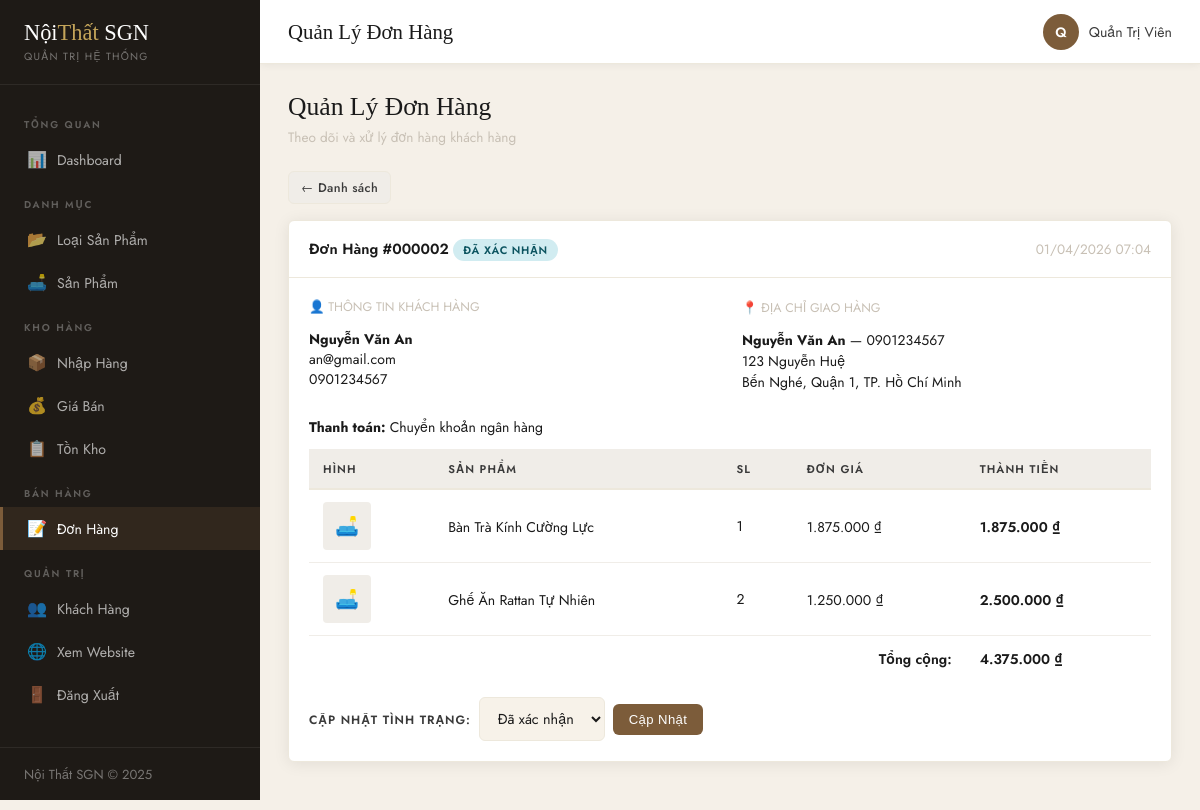
/admin/orders.php?view=2 (signed in), run on the app's committed database.
### tables this page shows
CREATE TABLE don_hang (
    ma_dh       INT AUTO_INCREMENT PRIMARY KEY,
    ma_kh       INT NOT NULL,
    ngay_dat    DATETIME DEFAULT CURRENT_TIMESTAMP,
    ho_ten_giao VARCHAR(100) NOT NULL,
    dien_thoai_giao VARCHAR(20),
    dia_chi_giao VARCHAR(255) NOT NULL,
    phuong_xa   VARCHAR(100),
    quan_huyen  VARCHAR(100),
    tinh_tp     VARCHAR(100),
    hinh_thuc_tt ENUM('tien_mat','chuyen_khoan','truc_tuyen') DEFAULT 'tien_mat',
    tong_tien   DECIMAL(15,2) DEFAULT 0,
    trang_thai  ENUM('moi_dat','da_xac_nhan','da_giao','da_huy') DEFAULT 'moi_dat',
    ghi_chu     TEXT,
    FOREIGN KEY (ma_kh) REFERENCES khach_hang(ma_kh)
);

CREATE TABLE khach_hang (
    ma_kh       INT AUTO_INCREMENT PRIMARY KEY,
    ho_ten      VARCHAR(100) NOT NULL,
    email       VARCHAR(150) NOT NULL UNIQUE,
    mat_khau    VARCHAR(255) NOT NULL,
    dien_thoai  VARCHAR(20),
    dia_chi     VARCHAR(255),
    phuong_xa   VARCHAR(100),
    quan_huyen  VARCHAR(100),
    tinh_tp     VARCHAR(100),
    trang_thai  TINYINT(1) DEFAULT 1 COMMENT '1=active, 0=khóa',
    created_at  DATETIME DEFAULT CURRENT_TIMESTAMP
);

CREATE TABLE chitiet_dh (
    id          INT AUTO_INCREMENT PRIMARY KEY,
    ma_dh       INT NOT NULL,
    ma_sp       INT NOT NULL,
    ten_sp      VARCHAR(200) NOT NULL,
    so_luong    INT NOT NULL DEFAULT 1,
    gia_ban     DECIMAL(15,2) NOT NULL,
    FOREIGN KEY (ma_dh) REFERENCES don_hang(ma_dh) ON DELETE CASCADE,
    FOREIGN KEY (ma_sp) REFERENCES san_pham(ma_sp)
);

### includes/functions.php (called while the page is built, shortened)
<?php
function trangThaiDH($status) {
    $map = [
        'moi_dat'     => ['label' => 'Mới đặt',     'class' => 'badge-warning'],
        'da_xac_nhan' => ['label' => 'Đã xác nhận', 'class' => 'badge-info'],
        'da_giao'     => ['label' => 'Đã giao',     'class' => 'badge-success'],
        'da_huy'      => ['label' => 'Đã hủy',      'class' => 'badge-danger'],
    ];
    return $map[$status] ?? ['label' => $status, 'class' => 'badge-secondary'];
}
function hinhThucTT($ht) {
    $map = [
        'tien_mat'    => 'Tiền mặt khi nhận hàng',
        'chuyen_khoan'=> 'Chuyển khoản ngân hàng',
        'truc_tuyen'  => 'Thanh toán trực tuyến',
    ];
    return $map[$ht] ?? $ht;
}

### admin/orders.php (the view, shortened to what this page needs)
<?php
require_once __DIR__ . '/includes/header.php';
$view = (int)($_GET['view'] ?? 0);
$order = null; $order_items = null; $order_kh = null;
if ($view) {
    $r = $conn->query("SELECT dh.*, kh.ho_ten, kh.email, kh.dien_thoai FROM don_hang dh JOIN khach_hang kh ON dh.ma_kh=kh.ma_kh WHERE dh.ma_dh=$view");
    if ($r->num_rows) {
        $order = $r->fetch_assoc();
        $order_items = $conn->query("SELECT cd.*, sp.hinh FROM chitiet_dh cd LEFT JOIN san_pham sp ON cd.ma_sp=sp.ma_sp WHERE cd.ma_dh=$view");
    }
}
$statuses = [
    'moi_dat'     => 'Mới đặt',
    'da_xac_nhan' => 'Đã xác nhận',
    'da_giao'     => 'Đã giao',
    'da_huy'      => 'Đã hủy',
];
?>
<div class="mb-20">
    <h2 class="page-title">Quản Lý Đơn Hàng</h2>
    <p class="page-sub">Theo dõi và xử lý đơn hàng khách hàng</p>
</div>
<?php if ($order): ?>
<div style="margin-bottom:16px;"><a href="<?= SITE_URL ?>/admin/orders.php" class="btn btn-secondary btn-sm">← Danh sách</a></div>
<div class="admin-card mb-20">
    <div class="admin-card-header">
        <h3>Đơn Hàng #<?= str_pad($order['ma_dh'],6,'0',STR_PAD_LEFT) ?>
            <?php $tt = trangThaiDH($order['trang_thai']); ?>
            <span class="badge <?= $tt['class'] ?>"><?= $tt['label'] ?></span>
        </h3>
        <span class="text-muted" style="font-size:0.85rem;"><?= date('d/m/Y H:i', strtotime($order['ngay_dat'])) ?></span>
    </div>
    <div class="admin-card-body">
        <div style="display:grid;grid-template-columns:1fr 1fr;gap:24px;margin-bottom:24px;">
            <div>
                <p class="form-hint mb-12">👤 THÔNG TIN KHÁCH HÀNG</p>
                <p><strong><?= htmlspecialchars($order['ho_ten']) ?></strong></p>
                <p><?= htmlspecialchars($order['email']) ?></p>
                <p><?= htmlspecialchars($order['dien_thoai']) ?></p>
            </div>
            <div>
                <p class="form-hint mb-12">📍 ĐỊA CHỈ GIAO HÀNG</p>
                <p><strong><?= htmlspecialchars($order['ho_ten_giao']) ?></strong> — <?= htmlspecialchars($order['dien_thoai_giao']??'') ?></p>
                <p><?= htmlspecialchars($order['dia_chi_giao']) ?></p>
                <p><?= htmlspecialchars($order['phuong_xa']??'') ?>, <?= htmlspecialchars($order['quan_huyen']??'') ?>, <?= htmlspecialchars($order['tinh_tp']??'') ?></p>
            </div>
        </div>
        <p class="mb-12"><strong>Thanh toán:</strong> <?= hinhThucTT($order['hinh_thuc_tt']) ?></p>
        <table class="data-table mb-16">
            <thead><tr><th>Hình</th><th>Sản phẩm</th><th>SL</th><th>Đơn giá</th><th>Thành tiền</th></tr></thead>
            <tbody>
                <?php while ($it = $order_items->fetch_assoc()): ?>
                <tr>
                    <td><?php if ($it['hinh']&&file_exists(UPLOAD_PATH.$it['hinh'])): ?><img src="<?= UPLOAD_URL.$it['hinh'] ?>" class="product-thumb"><?php else: ?><div class="no-thumb">🛋️</div><?php endif; ?></td>
                    <td><?= htmlspecialchars($it['ten_sp']) ?></td>
                    <td><?= $it['so_luong'] ?></td>
                    <td><?= number_format($it['gia_ban'],0,',','.') ?> ₫</td>
                    <td class="fw-600"><?= number_format($it['gia_ban']*$it['so_luong'],0,',','.') ?> ₫</td>
                </tr>
                <?php endwhile; ?>
                <tr><td colspan="4" style="text-align:right;font-weight:600;">Tổng cộng:</td>
                    <td class="fw-600 text-walnut"><?= number_format($order['tong_tien'],0,',','.') ?> ₫</td></tr>
            </tbody>
        </table>
        <form method="POST" class="d-flex gap-8 align-center">
            <label class="form-label">Cập nhật tình trạng:</label>
            <select name="trang_thai" class="form-control" style="width:auto;">
                <?php foreach ($statuses as $val => $label): ?>
                <option value="<?= $val ?>" <?= $order['trang_thai']===$val?'selected':'' ?>><?= $label ?></option>
                <?php endforeach; ?>
            </select>
            <button type="submit" class="btn btn-primary">Cập Nhật</button>
        </form>
    </div>
</div>
<?php endif; ?>
<?php require_once __DIR__ . '/includes/footer.php'; ?>

### assets/css/admin.css (style rules this page uses)
:root { --sidebar-w: 260px; --header-h: 64px; --cream: #F7F2E9; --charcoal: #1A1A1A; --charcoal-mid:#3A3A3A; --walnut: #7C5C3A; --gold: #C4A55A; --white: #FFFFFF; --gray-light: #F0EDE8; --gray-mid: #C8C0B5; --red: #C0392B; --green: #27AE60; --blue: #2980B9; --sidebar-bg: #1E1A16; --sidebar-text:rgba(255,255,255,0.65); --sidebar-hover:rgba(255,255,255,0.08); --sidebar-active:#7C5C3A; --cream-dark: #EDE8DC; --shadow: 0 2px 16px rgba(0,0,0,0.08); --radius: 6px; --transition: all 0.25s ease; --font-body: 'Jost','Helvetica Neue',sans-serif; --font-display:'Cormorant Garamond',Georgia,serif; }
*, *::before, *::after { box-sizing:border-box; margin:0; padding:0; }
body { font-family:var(--font-body); background:#F5F0E8; color:var(--charcoal); font-size:14px; }
a { text-decoration:none; color:inherit; }
.admin-card { background:var(--white); border:1px solid var(--cream-dark); border-radius:var(--radius); box-shadow:var(--shadow); margin-bottom:24px; }
.admin-card-header { padding:16px 20px; border-bottom:1px solid var(--cream-dark); display:flex; align-items:center; justify-content:space-between; flex-wrap:wrap; gap:12px; }
.admin-card-header h3 { font-family:var(--font-body); font-size:0.92rem; font-weight:600; color:var(--charcoal); }
.admin-card-body { padding:20px; }
.data-table { width:100%; border-collapse:collapse; font-size:0.88rem; }
.data-table th { background:var(--gray-light); padding:11px 14px; text-align:left; font-size:0.7rem; font-weight:600; letter-spacing:0.1em; text-transform:uppercase; color:var(--charcoal-mid); border-bottom:2px solid var(--cream-dark); white-space:nowrap; }
.data-table td { padding:12px 14px; border-bottom:1px solid var(--gray-light); vertical-align:middle; }
.data-table tr:last-child td { border-bottom:none; }
.btn { display:inline-flex; align-items:center; gap:6px; padding:8px 16px; border-radius:var(--radius); font-size:0.82rem; font-weight:500; cursor:pointer; border:none; transition:var(--transition); letter-spacing:0.03em; }
.btn-sm { padding:6px 12px; font-size:0.78rem; }
.btn-primary { background:var(--walnut); color:var(--white); }
.btn-secondary { background:var(--gray-light); color:var(--charcoal-mid); border:1px solid var(--cream-dark); }
.form-label { font-size:0.75rem; font-weight:600; letter-spacing:0.08em; text-transform:uppercase; color:var(--charcoal-mid); }
.form-control { border:1px solid var(--cream-dark); border-radius:var(--radius); padding:10px 14px; font-size:0.9rem; color:var(--charcoal); background:var(--cream); outline:none; transition:var(--transition); font-family:var(--font-body); width:100%; }
.form-hint { font-size:0.78rem; color:var(--gray-mid); }
.badge { display:inline-block; padding:3px 10px; border-radius:20px; font-size:0.68rem; font-weight:600; letter-spacing:0.06em; text-transform:uppercase; }
.badge-info { background:#D1ECF1; color:#0C5460; }
.page-title { font-family:var(--font-display); font-size:1.6rem; font-weight:400; margin-bottom:4px; }
.page-sub { color:var(--gray-mid); font-size:0.85rem; margin-bottom:24px; }
.text-muted { color:var(--gray-mid); }
.fw-600 { font-weight:600; }
.d-flex { display:flex; }
.gap-8 { gap:8px; }
.align-center { align-items:center; }
.mb-12 { margin-bottom:12px; }
.mb-16 { margin-bottom:16px; }
.mb-20 { margin-bottom:20px; }
.no-thumb { width:48px; height:48px; background:var(--gray-light); border-radius:4px; display:flex; align-items:center; justify-content:center; font-size:1.2rem; }

### data on the page
don_hang: ma_dh "000002", trang_thai "ĐÃ XÁC NHẬN", ngay_dat "01/04/2026 07:04", ma_kh.ho_ten "Nguyễn Văn An", ma_kh.email "an@gmail.com", ma_kh.dien_thoai "0901234567", ho_ten_giao "Nguyễn Văn An", dien_thoai_giao "0901234567", dia_chi_giao "123 Nguyễn Huệ", phuong_xa "Bến Nghé", quan_huyen "Quận 1", tinh_tp "TP. Hồ Chí Minh", hinh_thuc_tt "Chuyển khoản ngân hàng", tong_tien "4.375.000", trang_thai "Đã xác nhận"
chitiet_dh: ten_sp "Bàn Trà Kính Cường Lực", so_luong "1", gia_ban "1.875.000", $it['gia_ban']*$it['so_luong'] "1.875.000"
chitiet_dh: ten_sp "Ghế Ăn Rattan Tự Nhiên", so_luong "2", gia_ban "1.250.000", $it['gia_ban']*$it['so_luong'] "2.500.000"

### other printed values
$page_title "Quản Lý Đơn Hàng"
mb_substr($admin_name,0,1,'UTF-8') "Q"
$admin_name "Quản Trị Viên"
